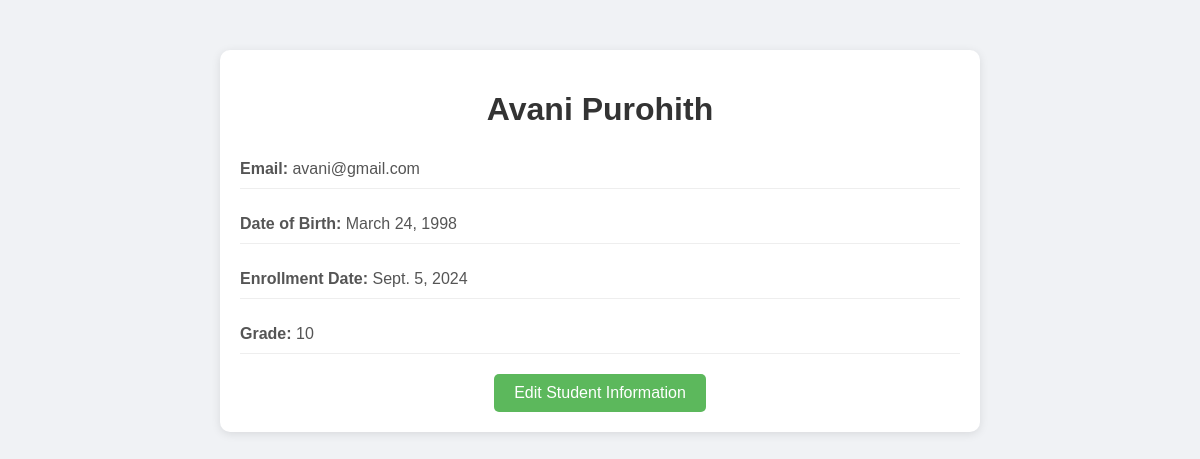
The page /students/1/ (signed in) on the database its author committed.
### students/models.py (models this page shows, shortened)
class Student(models.Model):
    first_name = models.CharField(max_length=100)
    last_name = models.CharField(max_length=100)
    email = models.EmailField(unique=True)
    date_of_birth = models.DateField()
    enrollment_date = models.DateField()
    grade = models.IntegerField(validators=[MinValueValidator(1), MaxValueValidator(12)])

### students/views.py (the view)
# urls.py: path('<int:pk>/', views.student_detail, name='student_detail'),
@login_required
def student_detail(request, pk):
    student = get_object_or_404(Student, pk=pk)
    return render(request, 'students/student_detail.html', {'student': student})

### students/templates/students/student_detail.html (shortened to what this page needs)
<!DOCTYPE html>
<html lang="en">
<head>
</head>
<body>
    <div class="container">
        <h1>{{ student.first_name }} {{ student.last_name }}</h1>
        <p><strong>Email:</strong> {{ student.email }}</p>
        <p><strong>Date of Birth:</strong> {{ student.date_of_birth }}</p>
        <p><strong>Enrollment Date:</strong> {{ student.enrollment_date }}</p>
        <p><strong>Grade:</strong> {{ student.grade }}</p>
        <div class="actions">
            <a href="{% url 'edit_student' student.pk %}">Edit Student Information</a>
        </div>
    </div>
</body>
</html>

### students/templates/students/student_detail.html (style rules this page uses)
body { font-family: Arial, sans-serif; background-color: #f0f2f5; margin: 0; padding: 0; }
.container { width: 60%; margin: 0 auto; background-color: white; padding: 20px; box-shadow: 0 2px 10px rgba(0, 0, 0, 0.1); margin-top: 50px; border-radius: 10px; }
h1 { text-align: center; color: #333; }
p { font-size: 16px; color: #555; padding: 10px 0; border-bottom: 1px solid #eee; }
.actions { text-align: center; margin-top: 20px; }
.actions a { text-decoration: none; background-color: #5cb85c; color: white; padding: 10px 20px; border-radius: 5px; font-size: 16px; display: inline-block; }

### rows shown on the page
Student: first_name "Avani", last_name "Purohith", email "avani@gmail.com", date_of_birth "March 24, 1998", enrollment_date "Sept. 5, 2024", grade "10"
